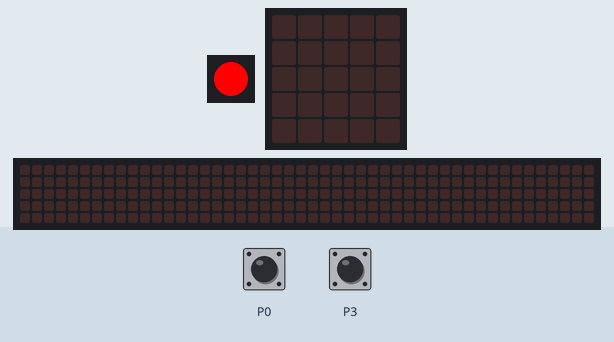
Recording of a program running on a simulated Calliope mini (MakeCode). Shown: 1 RGB LEDs in strip order, left to right, the board's 5×5 LED display, a strip that is not on the board, showing the scrolling text unrolled. The test bench sets the inputs (shaded band). Random numbers come from a fixed seed; the 48×5 strip is a reading aid, not a part: it shows the text the display is scrolling, unrolled, one strip-width of it at a time.

Above: at 1.2 s.
1.3 s: touch pin P0 pressed for 0.15 s
At 1.45 s:
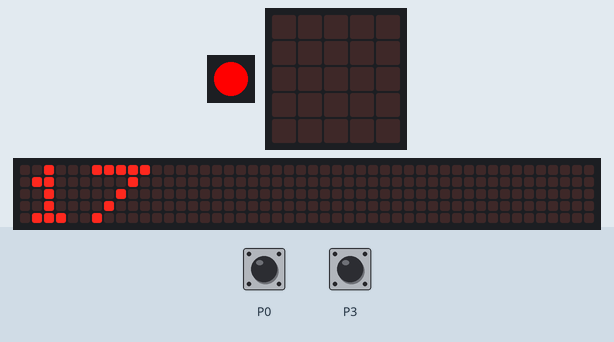
4.3 s: touch pin P3 pressed for 3.2 s
At 6.77 s:
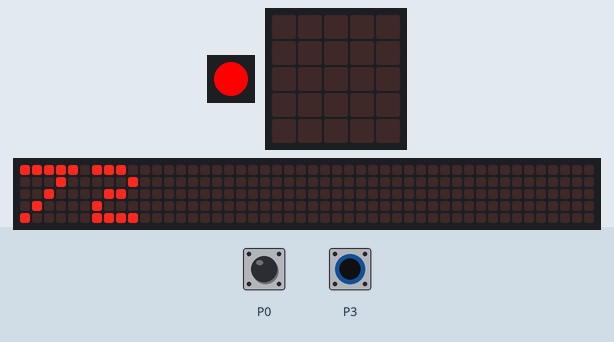
9.0 s: touch pin P0 pressed for 1 s
At 10.9 s:
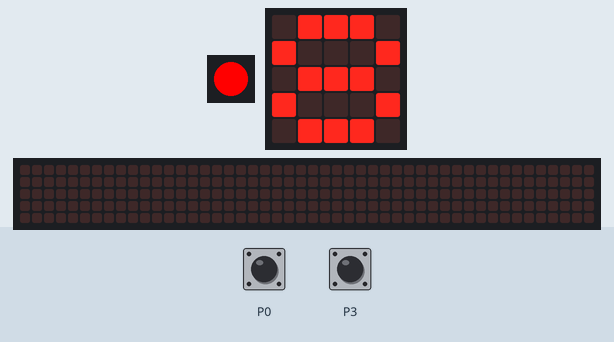
11.5 s: touch pin P3 pressed for 0.15 s
At 13.98 s:
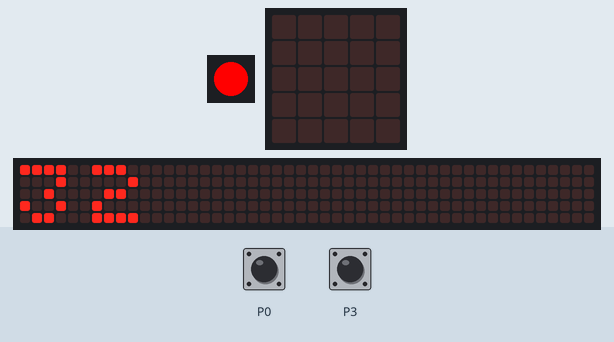
Timing chart, 0 to 15.5 s (numbered marks = the images above; inputs shaded):
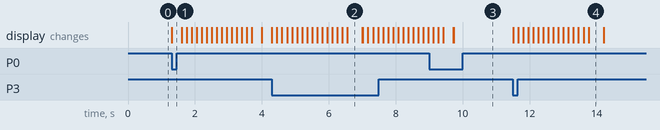

The program:

main.ts
```typescript
basic.forever(function () {
    basic.setLedColor(basic.rgb(255, 0, 0))
    if (input.pinIsPressed(TouchPin.P0) || input.pinIsPressed(TouchPin.P3)) {
        let zahl = 0
        basic.showNumber(randint(0, 100))
        if (zahl >= 65 && zahl <= 100) {
            basic.showIcon(IconNames.Heart)
            basic.clearScreen()
        }
    }
})
```

test.ts
```typescript
// Hier kann man Tests durchführen; diese Datei wird nicht kompiliert, wenn dieses Paket als Erweiterung verwendet wird.
```

Measured:
- after the input at 1.3 s, the display: changes at once (image 1)
- after the input at 4.3 s, the display: changes at once (image 2)
- after the input at 11.5 s, the display: first changes at once (image 4 shows a later state)
- what the display in image 2 shows lasts 0.4 s, from 6.6 s to 7.0 s
